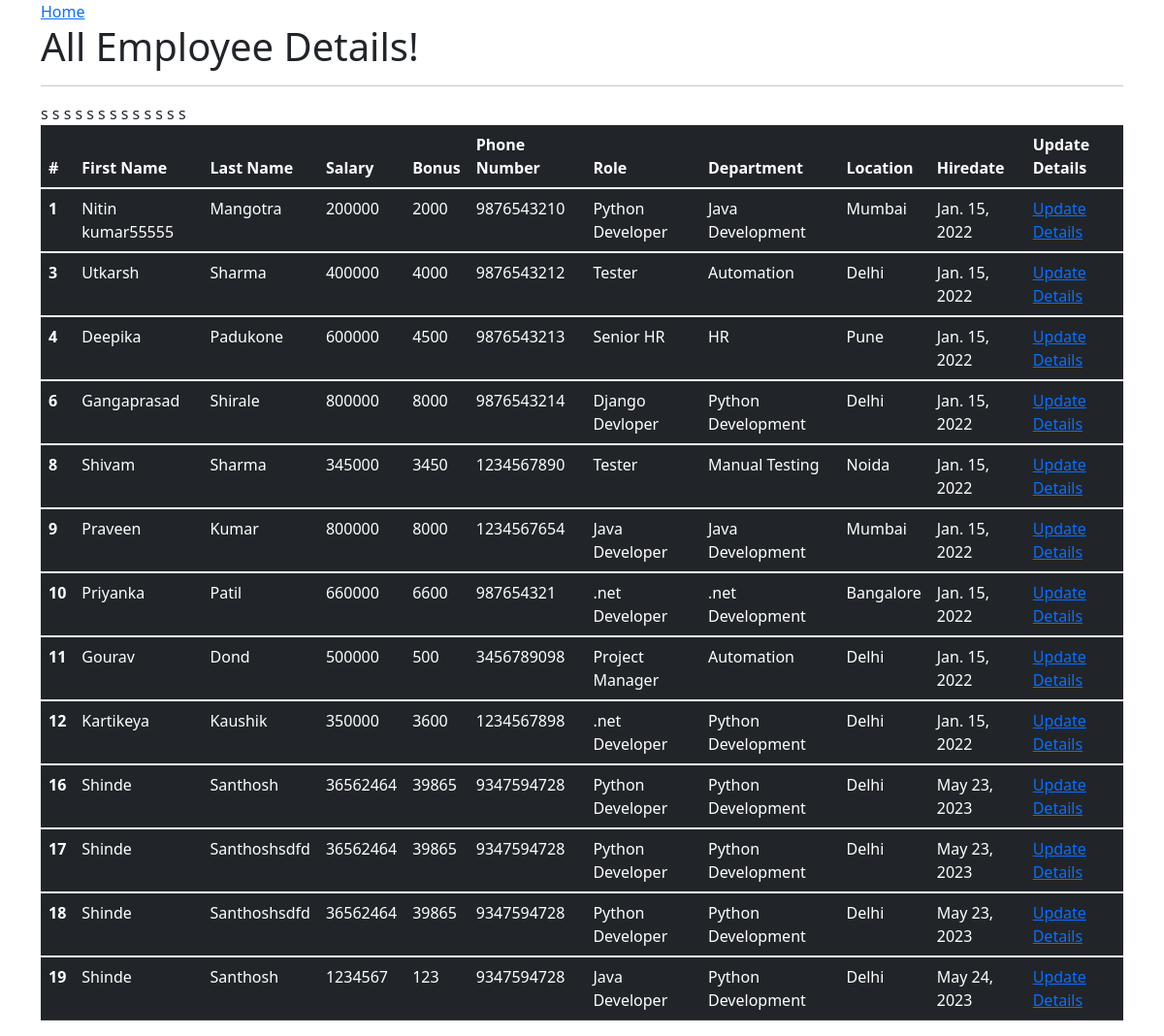
The app's page /all_emp with its own data.
### emp_app/models.py (models this page shows, shortened)
class Employee(models.Model):
    first_name = models.CharField(max_length=100, null=False)
    last_name = models.CharField(max_length=100)
    dept = models.ForeignKey(Department, on_delete=models.CASCADE)
    salary = models.IntegerField(default=0)
    bonus = models.IntegerField(default=0)
    role = models.ForeignKey(Role, on_delete=models.CASCADE)
    phone = models.IntegerField(default=0)
    hire_date = models.DateField()
    def __str__(self):
        return "%s %s %s" %(self.first_name, self.last_name, self.phone)

class Role(models.Model):
    name = models.CharField(max_length=100, null=False)

class Department(models.Model):
    name = models.CharField(max_length=100,null=False)
    location = models.CharField(max_length=100)

### emp_app/views.py (the view)
# urls.py: path('all_emp', views.all_emp, name='all_emp'),
def all_emp(request):
    emps = Employee.objects.all()
    context = {
        'emps': emps
    }
    print(context)
    return render(request, 'view_all_emp.html', context)

### emp_app/templates/view_all_emp.html (shortened to what this page needs)
<!DOCTYPE html>
<html lang="en">
<head>
  <link href="https://cdn.jsdelivr.net/npm/bootstrap@5.1.3/dist/css/bootstrap.min.css" rel="stylesheet">
</head>
  <body>
  <div class="container">
    <a href="index">Home</a>
          <h1>All Employee Details!</h1>
      <hr>
    <table class="table table-dark">
  <thead>
    <tr>
      <th scope="col">#</th>
      <th scope="col">First Name</th>
      <th scope="col">Last Name</th>
      <th scope="col">Salary</th>
      <th scope="col">Bonus</th>
      <th scope="col">Phone Number</th>
      <th scope="col">Role</th>
      <th scope="col">Department</th>
      <th scope="col">Location</th>
      <th scope="col">Hiredate</th>
      <th scope="col">Update Details</th>
    </tr>
  </thead>
         {% for emp in emps %}
  <tbody>
    <tr>
      <th scope="row">{{emp.id}}</th>
      <td>{{emp.first_name}}</td>
      <td>{{emp.last_name}}</td>
      <td>{{emp.salary}}</td>
      <td>{{emp.bonus}}</td>
      <td>{{emp.phone}}</td>
      <td>{{emp.role.name}}</td>
      <td>{{emp.dept.name}}</td>
      <td>{{emp.dept.location}}</td>
      <td>{{emp.hire_date}}</td>
      <td><a href="/update_emp/{{emp.id}}">Update Details</a></td>
    </tr>s
  </tbody>
         {% endfor %}
</table>
  </div>
  </body>
</html>

### records on screen
Employee: id "1", first_name "Nitin kumar55555", last_name "Mangotra", salary "200000", bonus "2000", phone "9876543210", role.name "Python Developer", dept.name "Java Development", dept.location "Mumbai", hire_date "Jan. 15, 2022"
Employee: id "3", first_name "Utkarsh", last_name "Sharma", salary "400000", bonus "4000", phone "9876543212", role.name "Tester", dept.name "Automation", dept.location "Delhi", hire_date "Jan. 15, 2022"
Employee: id "4", first_name "Deepika", last_name "Padukone", salary "600000", bonus "4500", phone "9876543213", role.name "Senior HR", dept.name "HR", dept.location "Pune", hire_date "Jan. 15, 2022"
Employee: id "6", first_name "Gangaprasad", last_name "Shirale", salary "800000", bonus "8000", phone "9876543214", role.name "Django Devloper", dept.name "Python Development", dept.location "Delhi", hire_date "Jan. 15, 2022"
Employee: id "8", first_name "Shivam", last_name "Sharma", salary "345000", bonus "3450", phone "1234567890", role.name "Tester", dept.name "Manual Testing", dept.location "Noida", hire_date "Jan. 15, 2022"
Employee: id "9", first_name "Praveen", last_name "Kumar", salary "800000", bonus "8000", phone "1234567654", role.name "Java Developer", dept.name "Java Development", dept.location "Mumbai", hire_date "Jan. 15, 2022"
Employee: id "10", first_name "Priyanka", last_name "Patil", salary "660000", bonus "6600", phone "987654321", role.name ".net Developer", dept.name ".net Development", dept.location "Bangalore", hire_date "Jan. 15, 2022"
Employee: id "11", first_name "Gourav", last_name "Dond", salary "500000", bonus "500", phone "3456789098", role.name "Project Manager", dept.name "Automation", dept.location "Delhi", hire_date "Jan. 15, 2022"
Employee: id "12", first_name "Kartikeya", last_name "Kaushik", salary "350000", bonus "3600", phone "1234567898", role.name ".net Developer", dept.name "Python Development", dept.location "Delhi", hire_date "Jan. 15, 2022"
Employee: id "16", first_name "Shinde", last_name "Santhosh", salary "36562464", bonus "39865", phone "9347594728", role.name "Python Developer", dept.name "Python Development", dept.location "Delhi", hire_date "May 23, 2023"
Employee: id "17", first_name "Shinde", last_name "Santhoshsdfd", salary "36562464", bonus "39865", phone "9347594728", role.name "Python Developer", dept.name "Python Development", dept.location "Delhi", hire_date "May 23, 2023"
Employee: id "18", first_name "Shinde", last_name "Santhoshsdfd", salary "36562464", bonus "39865", phone "9347594728", role.name "Python Developer", dept.name "Python Development", dept.location "Delhi", hire_date "May 23, 2023"
Employee: id "19", first_name "Shinde", last_name "Santhosh", salary "1234567", bonus "123", phone "9347594728", role.name "Java Developer", dept.name "Python Development", dept.location "Delhi", hire_date "May 24, 2023"
